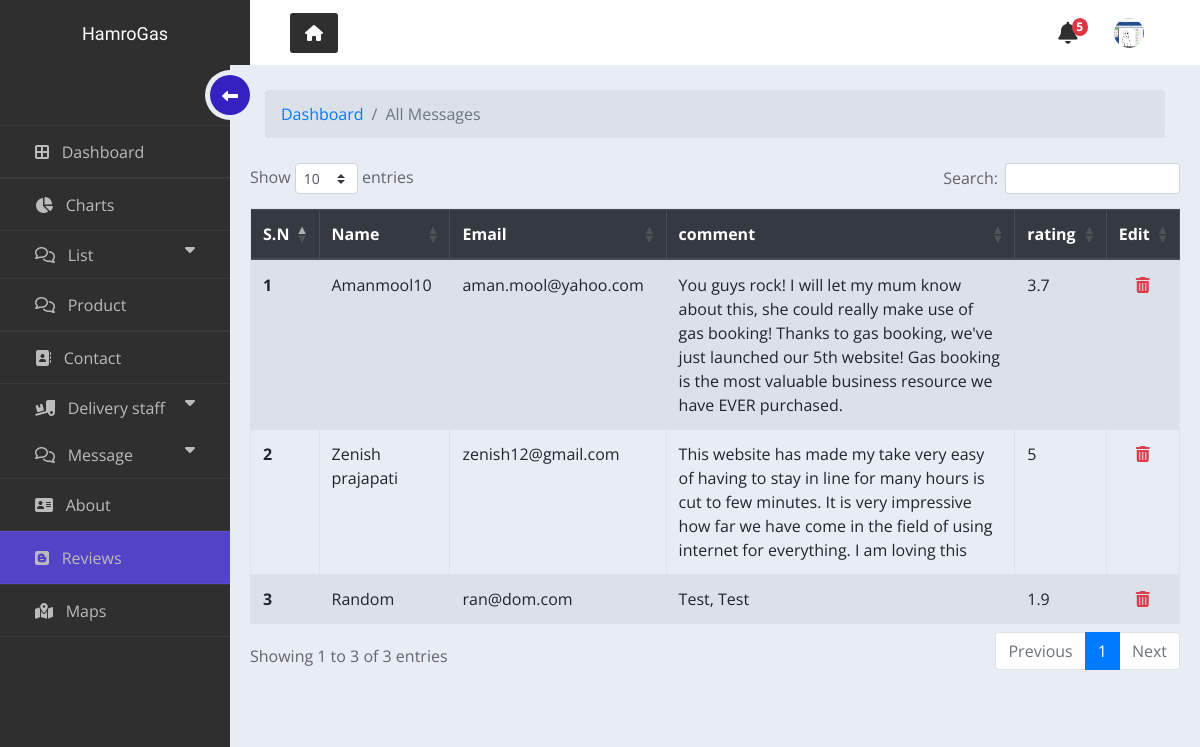
Page /HamroGas/php/admin/review.php (signed in) on the committed database.
### tables this page shows
CREATE TABLE `review` (
  `id` int(10) NOT NULL,
  `name` varchar(255) NOT NULL,
  `email` varchar(255) NOT NULL,
  `comment` text NOT NULL,
  `rating` float NOT NULL DEFAULT 0
);

### HamroGas/php/admin/review.php (the view, shortened to what this page needs)
<?php include("include/header.php"); ?>
  <div class="main_body">
    <div class="sidebar_menu">
          <div class="inner__sidebar_menu">
            <ul>
              <li >
                <a href="index.php" >
                  <span class="icon">
                    <i class="fas fa-border-all"></i></span>
                  <span class="list">Dashboard</span>
                </a>
              </li>
              <li>
                <a href="charts.php">
                  <span class="icon"><i class="fas fa-chart-pie"></i></span>
                  <span class="list">Charts</span>
                </a>
              </li>
                             <li>
                 <button class="dropdown-btn" >
                    <span class="icon"><i class="far fa-comments"></i></span>
                    <span class="list">List</span>
                    <span class="down"><i class="fa fa-caret-down"></i></span>
                  </button>
                       <li>
                <a href="product.php">
                  <span class="icon"><i class="far fa-comments"></i></span>
                  <span class="list">Product</span>
                </a>
              </li>
              <li>
                <a href="#">
                  <span class="icon"><i class="fas fa-address-book"></i></span>
                  <span class="list">Contact</span>
                </a>
              </li>
              <li>
                 <button class="dropdown-btn" >
                    <span class="icon"><i class="fas fa-truck-loading"></i></span>
                    <span class="list">Delivery staff</span>
                    <span class="down"><i class="fa fa-caret-down"></i></span>
                  </button>
              </li>
                   <li>
                 <button class="dropdown-btn" >
                    <span class="icon"><i class="far fa-comments"></i></span>
                    <span class="list">Message</span>
                    <span class="down"><i class="fa fa-caret-down"></i></span>
                  </button>
              </li>
              <li>
                <a href="about.php">
                  <span class="icon"><i class="fas fa-address-card"></i></span>
                  <span class="list">About</span>
                </a>
              </li>
              <li style="background: #5343c7; color: #fff;">
                <a href="#">
                  <span class="icon"><i class="fab fa-blogger"></i></span>
                  <span class="list">Reviews</span>
                </a>
              </li>
              <li>
                <a href="map.php">
                  <span class="icon"><i class="fas fa-map-marked-alt"></i></span>
                  <span class="list">Maps</span>
                </a>
              </li>
            </ul>
            <div class="hamburger">
              <div class="inner_hamburger">
                  <span class="arrow">
                      <i class="fas fa-long-arrow-alt-left"></i>
                  </span>
              </div>
          </div>
          </div>
      </div>
         <div class="container">
<nav aria-label="breadcrumb" style="margin-bottom: 25px;">
  <ol class="breadcrumb" style="background-color: #dce1e9;">
    <li class="breadcrumb-item"><a href="index.php">Dashboard</a></li>
    <li class="breadcrumb-item active" aria-current="page">All Messages</li>
  </ol>
</nav>
      <div class="row justify-content-center " >
      <table class="table table-bordered table-striped table-hover">
        <thead class="thead-dark">
          <tr>
            <th scope="col">S.N</th>
            <th scope="col">Name</th>
            <th scope="col">Email</th>
            <th scope="col">comment</th>
            <th scope="col">rating</th>
            <th scope="col">Edit</th>
          </tr>
        </thead>
        <tbody>
          <?php
      $sn=1;
     $sql = mysqli_query($conn,"SELECT * FROM review");
     while($main_result = mysqli_fetch_assoc($sql))
     {
     ?>
          <tr>
            <th scope="row"><?php echo $sn++; ?></th>
            <td><?php echo $main_result['name']; ?></td>
            <td><?php echo $main_result['email']; ?></td>
            <td><?php echo $main_result['comment']; ?></td>
            <td><?php echo $main_result['rating']; ?></td>
                <td align="center"><a onclick="confirm(<?php echo($main_result['id']);?>);" style="cursor: pointer; color:#dd3e4e;"><i class="fas fa-trash-alt"></i></a></td>
          </tr>
          <?php } ?>
        </tbody>
      </table>
    </div>
      </div>
  </div>
</div>
 <?= include("include/footer.php");?>

### HamroGas/php/admin/include/header.php (shortened to what this page needs)
<?php
include_once('connection.php');
if($conn){
  $uu=($_SESSION['username']);
  }
 ?>
<!DOCTYPE html>
<html lang="en">
<head>
    <link rel="stylesheet" href="https://stackpath.bootstrapcdn.com/bootstrap/4.4.1/css/bootstrap.min.css">
<link rel="stylesheet" href="css/style.css">
</head>
<body onload="fxn();">
<div class="wrappers">
  <div class="top_navbar" style="z-index: 1;">
    <div class="logo">
      <a href="#">HamroGas</a>
    </div>
    <div class="top_menu">
      <div class="home_link">
        <a href="../../../index.php">
          <span class="icon"><i class="fas fa-home"></i></span>
        </a>
      </div>
      <div class="right_info">
        <?php
        $sql = mysqli_query($conn,"SELECT * FROM message WHERE status = 0");
        $count = mysqli_num_rows($sql);
         ?>
         <div class="notify">
          <ul>
      <li class="dropdown">
        <a class="dropdown-toggle" href="#" id="navbarDropdown" role="button" data-toggle="dropdown" aria-haspopup="true" aria-expanded="false">
          <i class="fas fa-bell"></i> <span class="badge badge-danger" id="count"><?php echo $count; ?></span>
        </a>
      </li>
    </ul>
        </div>
      <div class="admin" >
      <ul>
      <li class="dropdown">
        <a class="nav-link dropdown-toggle" href="#" id="navbarDropdown" role="button" data-toggle="dropdown" aria-haspopup="true" aria-expanded="false">
          <?php
             $sql = "SELECT * FROM `admin` WHERE `username` ='$uu'";
             $result = mysqli_query($conn,$sql);
             $row = mysqli_fetch_assoc($result);
             ?>
          <img src="images/<?php echo($row['title']); ?>" style="height: 30px; width: 30px; border-radius: 50%;">
        </a>
      </li>
    </ul>
        </div>
      </div>
    </div>
  </div>

### HamroGas/php/admin/css/style.css (style rules this page uses)
* { margin: 0; padding: 0 ; list-style: none !important; font-family: 'Open Sans','Ubuntu', sans-serif; box-sizing: border-box !important; text-decoration: none; font-size: 16px; }
body { background: #e8edf5; width: 100%; height: 100%; color: #646468; }
.notify i.fas { animation: shakeCart 0.3s ease-in-out ; animation-delay: 0.5s; animation-iteration-count: 10; }
.wrappers .top_navbar { width: 100%; height: 65px; display: flex; position: fixed; background: #2f2f2f; top: 0; }
.wrappers .top_navbar .logo { width: 250px; height: 100%; background: #2f2f2f; border-bottom: 1px solid #2f2f2f; }
.wrappers .top_navbar .logo a { display: block; text-align: center; font-family: 'Montserrat Subrayada', sans-serif; font-size: 18px; color: #fff; padding: 20px 0; }
.wrappers .top_navbar .top_menu { width: calc(100% - 250px); height: 100%; background: #fff; padding: 0 40px ; display: flex; justify-content: space-between; align-items: center; }
.wrappers .top_navbar .top_menu .home_link a { display: block; background: #2f2f2f; color: #fff; padding: 8px 15px !important ; border-radius: 3px; }
.wrappers .top_navbar .right_info { display: flex; }
.main_body .sidebar_menu { position: fixed; top: 65px; left: 0; background: #2f2f2f; width: 230px; height: 100%; transition: all 0.3s linear; z-index: 1; }
.main_body .sidebar_menu .inner__sidebar_menu { position: relative; padding-top: 60px ; }
.main_body .sidebar_menu ul li a { color: #bbb; font-size: 18px; padding: 12px 35px ; display: block; white-space: nowrap; border-bottom: 1px solid rgba(255, 255, 255, 0.05); border-top: 1px solid rgba(255, 255, 255, 0.05); }
.main_body .sidebar_menu ul li a .icon { margin-right: 8px; }
.main_body .sidebar_menu ul li .dropdown-btn .icon { margin-right: 8px; }
.main_body .sidebar_menu ul li .dropdown-btn .down .fa-caret-down { padding: 0 !important; margin: 0; }
.main_body .sidebar_menu ul li a span { display: inline-block; }
.main_body .sidebar_menu .hamburger { position: absolute; top: 5px; right: -25px; width: 50px; height: 50px; background: #e8edf5; border-radius: 50%; cursor: pointer; }
.main_body .sidebar_menu .inner_hamburger, .main_body .sidebar_menu .hamburger .arrow { position: absolute; top: 50%; left: 50%; transform: translate(-50%,-50%); }
.main_body .sidebar_menu .inner_hamburger { width: 40px; border-radius: 50%; height: 40px; background: #3421C0; }
.main_body .sidebar_menu .hamburger .arrow { color: #fff; font-size: 20px; }
.main_body .container { max-width: calc(100% - 220px); margin-top: 65px; margin-left: 225px; padding: 25px 40px; transition: all 0.3s linear; }
.notify #count { border-radius: 50%; position: relative; top: -10px; left: -10px; }

### HamroGas/php/admin/include/header.php (style rules this page uses)
.wrappers a , span { text-decoration: none; list-style: none; }
.notify { margin-top:28px; }
.admin { margin-top:16px; }
.notify i , .admin i { font-size: 22px; color: #2f2f2f; }
.dropdown-toggle { color: #2f2f2f; }
.dropdown-toggle::after { display: none; }
.dropdown-btn { padding: 10px 35px ; text-decoration: none; list-style: none; font-size: 18px; color: #bbb; display: block; border: none; background: none; width: 100%; text-align: left; cursor: pointer; outline: none; }
.fa-caret-down { float: right; padding-right: 8px; margin-top: 6px; }

### rows in the picture
review: name "Amanmool10", email "aman.mool@yahoo.com", comment "You guys rock! I will let my mum know about this, she could really make use of gas booking! Thanks to gas booking, we've just launched our 5th website! Gas booking is the most valuable business resource we have EVER purchased.", rating "3.7"
review: name "Zenish prajapati", email "zenish12@gmail.com", comment "This website has made my take very easy of having to stay in line for many hours is cut to few minutes. It is very impressive how far we have come in the field of using internet for everything. I am loving this", rating "5"
review: name "Random", email "ran@dom.com", comment "Test, Test", rating "1.9"

### other values in the picture
$count "5"
